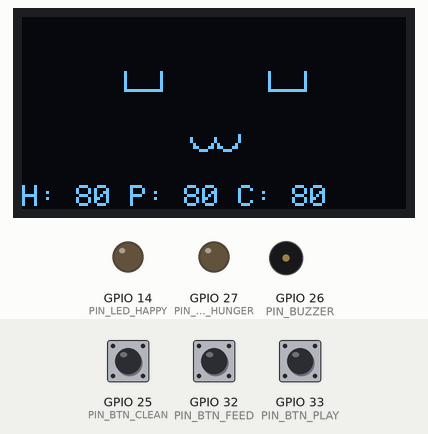
Recording of a program running on a simulated ESP32. Parts: 128×64 one-colour display, output pins drawn as LEDs (lit = HIGH), buzzer (waves = sounding). The test bench sets the inputs (shaded band); at power-on: GPIO 25 (PIN_BTN_CLEAN) HIGH, GPIO 32 (PIN_BTN_FEED) HIGH, GPIO 33 (PIN_BTN_PLAY) HIGH.

Above: at 1.2 s.
1.3 s: GPIO 25 (PIN_BTN_CLEAN) pulled LOW for 0.15 s
At 3.6 s:
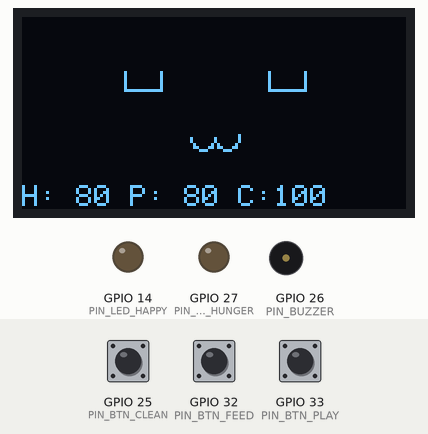
4.4 s: GPIO 32 (PIN_BTN_FEED) pulled LOW for 0.15 s
At 5.7 s:
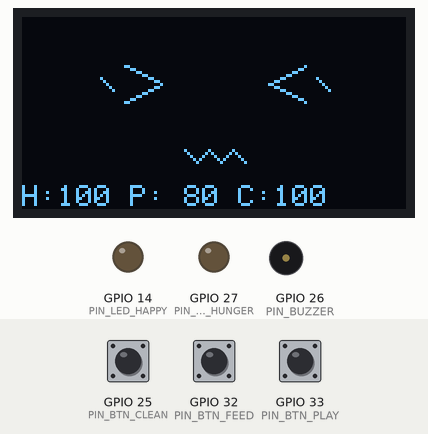
7.5 s: GPIO 33 (PIN_BTN_PLAY) pulled LOW for 0.15 s
At 8.7 s:
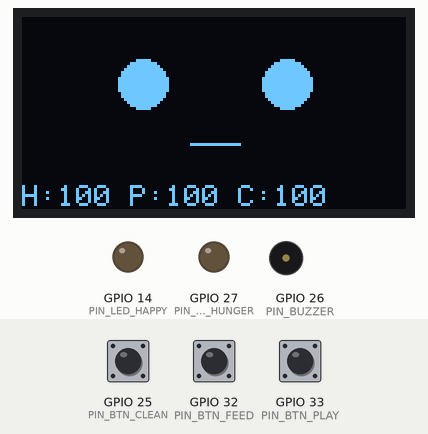
10.6 s: GPIO 25 (PIN_BTN_CLEAN) pulled LOW for 1 s
At 11.6 s:
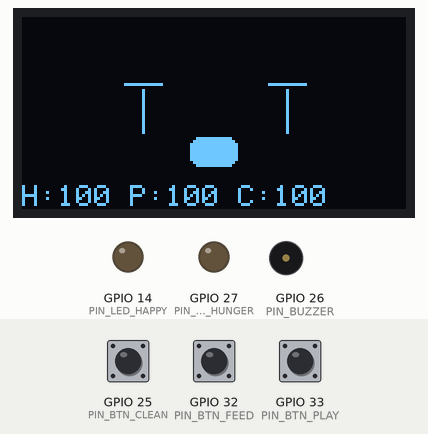
13.1 s: GPIO 32 (PIN_BTN_FEED) pulled LOW for 1 s
At 13.9 s:
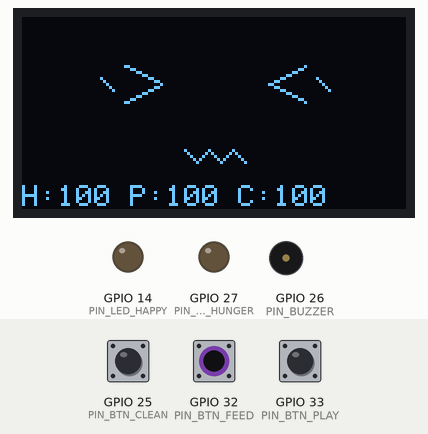
15.6 s: GPIO 33 (PIN_BTN_PLAY) pulled LOW for 1 s
At 18.6 s:
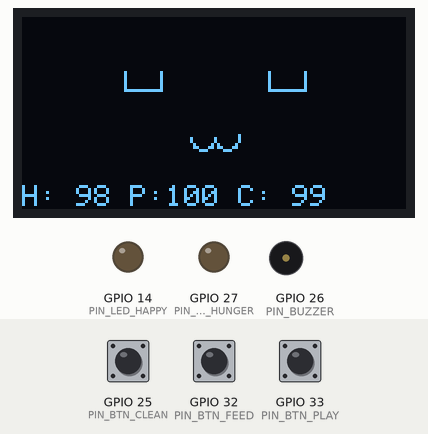
Timing chart, 0 to 19.1 s (numbered marks = the images above; inputs shaded):
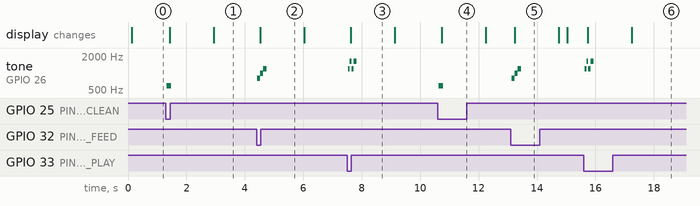

Measured:
- after the input at 1.3 s, tone on GPIO 26 (PIN_BUZZER): silent → 600 Hz at once, → silent 0.15 s later; the display: first changes after 0.13 s (image 1 shows a later state)
- after the input at 4.4 s, tone on GPIO 26 (PIN_BUZZER): silent → 800 Hz at once, → 1000 Hz 0.10 s later, → 1200 Hz 0.10 s later, → silent 0.12 s later; the display: changes after 0.13 s (image 2)
- after the input at 7.5 s, tone on GPIO 26 (PIN_BUZZER): plays 1200 Hz for 0.06 s, 1600 Hz for 0.06 s, 1200 Hz for 0.08 s, 1600 Hz for 0.10 s, starting at once; the display: changes after 0.13 s (image 3)
- after the input at 10.6 s, tone on GPIO 26 (PIN_BUZZER): silent → 600 Hz at once, → silent 0.15 s later; the display: changes after 0.14 s (image 4)
- after the input at 13.1 s, tone on GPIO 26 (PIN_BUZZER): silent → 800 Hz at once, → 1000 Hz 0.10 s later, → 1200 Hz 0.10 s later, → silent 0.12 s later; the display: changes after 0.14 s (image 5)
- after the input at 15.6 s, tone on GPIO 26 (PIN_BUZZER): plays 1200 Hz for 0.06 s, 1600 Hz for 0.06 s, 1200 Hz for 0.08 s, 1600 Hz for 0.10 s, starting at once; the display: first changes after 0.14 s (image 6 shows a later state)

The program:

main.cpp
```cpp
#include <Arduino.h>
#include <Wire.h>
#include <Adafruit_GFX.h>
#include <Adafruit_SSD1306.h>

//pin map
constexpr uint8_t PIN_SDA = 21;
constexpr uint8_t PIN_SCL = 22;

constexpr uint8_t PIN_BTN_FEED  = 32;
constexpr uint8_t PIN_BTN_PLAY  = 33;
constexpr uint8_t PIN_BTN_CLEAN = 25;

constexpr uint8_t PIN_BUZZER = 26;

// (single-color LEDs: long leg/anode -> resistor -> GPIO, short leg/cathode -> GND)
constexpr uint8_t PIN_LED_HUNGER = 27;
constexpr uint8_t PIN_LED_HAPPY  = 14;

// display
constexpr uint8_t SCREEN_WIDTH  = 128;
constexpr uint8_t SCREEN_HEIGHT = 64;
Adafruit_SSD1306 display(SCREEN_WIDTH, SCREEN_HEIGHT, &Wire, -1);

// debounced button
class Button {
public:
    explicit Button(uint8_t pin) : pin_(pin) {}

    void begin() { pinMode(pin_, INPUT_PULLUP); }

    // Returns true exactly once per physical press (rising edge after debounce)
    bool pressed() {
        bool raw = digitalRead(pin_) == LOW; // active-low (pulled up, button -> GND)
        unsigned long now = millis();

        if (raw != lastRaw_) {
            lastChangeMs_ = now;
            lastRaw_ = raw;
        }

        if ((now - lastChangeMs_) > kDebounceMs_ && raw != stable_) {
            stable_ = raw;
            if (stable_) return true; // just became pressed
        }
        return false;
    }

private:
    uint8_t pin_;
    bool lastRaw_ = false;
    bool stable_ = false;
    unsigned long lastChangeMs_ = 0;
    static constexpr unsigned long kDebounceMs_ = 30;
};

// buzzer
struct Note { uint16_t freq; uint16_t durationMs; };

class SoundPlayer {
public:
    void begin(uint8_t pin) { pin_ = pin; }

    void play(const Note* seq, uint8_t len) {
        seq_ = seq;
        len_ = len;
        idx_ = 0;
        noteStartMs_ = millis();
        active_ = true;
        startNote(seq_[0]);
    }

    void update() {
        if (!active_) return;
        if (millis() - noteStartMs_ >= seq_[idx_].durationMs) {
            idx_++;
            if (idx_ >= len_) {
                noTone(pin_);
                active_ = false;
                return;
            }
            noteStartMs_ = millis();
            startNote(seq_[idx_]);
        }
    }

    bool busy() const { return active_; }

private:
    void startNote(const Note& n) {
        if (n.freq == 0) noTone(pin_);
        else tone(pin_, n.freq);
    }

    uint8_t pin_ = 0;
    const Note* seq_ = nullptr;
    uint8_t len_ = 0, idx_ = 0;
    unsigned long noteStartMs_ = 0;
    bool active_ = false;
};

// jingles for each event
const Note kFeedTune[]    = {{800, 80}, {1000, 80}, {1200, 120}};
const Note kPlayTune[]    = {{1200, 60}, {1600, 60}, {1200, 60}, {1600, 100}};
const Note kCleanTune[]   = {{600, 150}};
const Note kWarningTune[] = {{300, 120}, {0, 80}, {300, 120}};

// stats and mood
enum class Mood { HAPPY, NEUTRAL, SAD, SLEEPY, EXCITED, EATING, KAWAII, CRYING, TEARS };

class Pet {
public:
    void update(unsigned long nowMs) {
        // decay stats once per tick interval
        if (nowMs - lastDecayMs_ >= kDecayIntervalMs_) {
            lastDecayMs_ = nowMs;
            hunger_     = clamp(hunger_ - 2);
            happiness_  = clamp(happiness_ - 1);
            cleanliness_ = clamp(cleanliness_ - 1);
        }

        // timed reactions (feed/play/eat animations) expire on their own
        if (reactionUntilMs_ && nowMs > reactionUntilMs_) {
            reactionUntilMs_ = 0;
        }
    }

    void feed()  { hunger_ = clamp(hunger_ + 25);      react(Mood::KAWAII, 1500); touch(); }
    void play()  { happiness_ = clamp(happiness_ + 20); energy_ = clamp(energy_ - 10); react(Mood::CRYING, 1500); touch(); }
    void clean() { cleanliness_ = clamp(cleanliness_ + 30); react(Mood::TEARS, 1500); touch(); }

    Mood mood() const {
        if (reactionUntilMs_) return reaction_;
        if (millis() - lastInteractionMs_ > kIdleSleepMs_ && averageStat() > 40) return Mood::SLEEPY;
        if (averageStat() < 30) return Mood::SAD;
        if (averageStat() > 75) return Mood::HAPPY;
        return Mood::NEUTRAL;
    }

    uint8_t hunger() const { return hunger_; }
    uint8_t happiness() const { return happiness_; }
    uint8_t cleanliness() const { return cleanliness_; }

private:
    static uint8_t clamp(int v) { return static_cast<uint8_t>(constrain(v, 0, 100)); }
    uint8_t averageStat() const { return (hunger_ + happiness_ + cleanliness_) / 3; }

    void react(Mood m, unsigned long durationMs) {
        reaction_ = m;
        reactionUntilMs_ = millis() + durationMs;
    }

    void touch() { lastInteractionMs_ = millis(); } // any feed/play/clean counts as "attention"

    uint8_t hunger_ = 80, happiness_ = 80, cleanliness_ = 80, energy_ = 80;

    Mood reaction_ = Mood::NEUTRAL;
    unsigned long reactionUntilMs_ = 0;

    unsigned long lastDecayMs_ = 0;
    static constexpr unsigned long kDecayIntervalMs_ = 15000; // stat tick every 15s

    unsigned long lastInteractionMs_ = 0;
    static constexpr unsigned long kIdleSleepMs_ = 60000; // no interaction for 60s -> sleepy
};

//globals
Pet pet;
Button btnFeed(PIN_BTN_FEED), btnPlay(PIN_BTN_PLAY), btnClean(PIN_BTN_CLEAN);
SoundPlayer buzzer;

unsigned long lastWarningMs = 0;
constexpr unsigned long kWarningCooldownMs = 10000; // don't nag more than every 10s

unsigned long lastDrawMs = 0;
constexpr unsigned long kDrawIntervalMs = 100; // ~10fps is plenty for a face

// interface
void drawFace(Mood m) {
    display.clearDisplay();

    const int eyeY = 22;
    const int leftX = 40, rightX = 88;
    const int eyeR = 8;

    switch (m) {
        case Mood::HAPPY:
            display.drawLine(leftX - 6, eyeY - 4, leftX - 6, eyeY + 2, SSD1306_WHITE);
            display.drawLine(leftX - 6, eyeY + 2, leftX + 6, eyeY + 2, SSD1306_WHITE);
            display.drawLine(leftX + 6, eyeY + 2, leftX + 6, eyeY - 4, SSD1306_WHITE);

            display.drawLine(rightX - 6, eyeY - 4, rightX - 6, eyeY + 2, SSD1306_WHITE);
            display.drawLine(rightX - 6, eyeY + 2, rightX + 6, eyeY + 2, SSD1306_WHITE);
            display.drawLine(rightX + 6, eyeY + 2, rightX + 6, eyeY - 4, SSD1306_WHITE);

            display.drawCircle(60, 40, 4, SSD1306_WHITE);
            display.drawCircle(68, 40, 4, SSD1306_WHITE);
            display.fillRect(56, 34, 16, 6, SSD1306_BLACK);
            break;
        case Mood::EXCITED:
            display.fillCircle(leftX, eyeY, eyeR, SSD1306_WHITE);
            display.fillCircle(rightX, eyeY, eyeR, SSD1306_WHITE);
            display.drawCircle(64, 42, 10, SSD1306_WHITE);
            break;
        case Mood::EATING:
            // .·°՞(˃ ᗝ ˂)՞°·. -- excited chevron eyes, round "o" mouth, sparkles framing the face
            display.drawLine(leftX - 6, eyeY - 6, leftX + 6, eyeY, SSD1306_WHITE);
            display.drawLine(leftX + 6, eyeY, leftX - 6, eyeY + 6, SSD1306_WHITE);
            display.drawLine(rightX + 6, eyeY - 6, rightX - 6, eyeY, SSD1306_WHITE);
            display.drawLine(rightX - 6, eyeY, rightX + 6, eyeY + 6, SSD1306_WHITE);
            display.drawCircle(64, 45, 5, SSD1306_WHITE); // "ᗝ" round open mouth
            // sparkle marks framing the corners
            display.drawLine(14, 4, 18, 4, SSD1306_WHITE);
            display.drawLine(16, 2, 16, 6, SSD1306_WHITE);
            display.drawLine(110, 4, 114, 4, SSD1306_WHITE);
            display.drawLine(112, 2, 112, 6, SSD1306_WHITE);
            display.drawLine(18, 48, 22, 48, SSD1306_WHITE);
            display.drawLine(20, 46, 20, 50, SSD1306_WHITE);
            display.drawLine(106, 48, 110, 48, SSD1306_WHITE);
            display.drawLine(108, 46, 108, 50, SSD1306_WHITE);
            break;
        case Mood::SLEEPY:
            display.drawLine(leftX - 8, eyeY, leftX + 8, eyeY, SSD1306_WHITE); // closed eyes
            display.drawLine(rightX - 8, eyeY, rightX + 8, eyeY, SSD1306_WHITE);
            display.setCursor(96, 8);
            display.print("z");
            break;
        case Mood::KAWAII:
            display.drawLine(leftX - 6, eyeY - 6, leftX + 6, eyeY, SSD1306_WHITE);
            display.drawLine(leftX + 6, eyeY, leftX - 6, eyeY + 6, SSD1306_WHITE);
            display.drawLine(rightX + 6, eyeY - 6, rightX - 6, eyeY, SSD1306_WHITE);
            display.drawLine(rightX - 6, eyeY, rightX + 6, eyeY + 6, SSD1306_WHITE);
            display.drawLine(54, 44, 58, 48, SSD1306_WHITE);
            display.drawLine(58, 48, 62, 44, SSD1306_WHITE);
            display.drawLine(62, 44, 66, 48, SSD1306_WHITE);
            display.drawLine(66, 48, 70, 44, SSD1306_WHITE);
            display.drawLine(70, 44, 74, 48, SSD1306_WHITE);

            display.drawLine(leftX - 14, eyeY - 2, leftX - 10, eyeY + 2, SSD1306_WHITE);
            display.drawLine(rightX + 10, eyeY - 2, rightX + 14, eyeY + 2, SSD1306_WHITE);
            break;
        case Mood::TEARS:
            display.drawLine(leftX - 6, eyeY, leftX + 6, eyeY, SSD1306_WHITE);
            display.drawLine(rightX - 6, eyeY, rightX + 6, eyeY, SSD1306_WHITE);
            display.drawLine(leftX, eyeY + 2, leftX, eyeY + 16, SSD1306_WHITE);
            display.drawLine(rightX, eyeY + 2, rightX, eyeY + 16, SSD1306_WHITE);
            display.fillRoundRect(56, 40, 16, 10, 3, SSD1306_WHITE);
            break;
        case Mood::NEUTRAL:
        default:
            display.fillCircle(leftX, eyeY, eyeR, SSD1306_WHITE);
            display.fillCircle(rightX, eyeY, eyeR, SSD1306_WHITE);
            display.drawLine(56, 42, 72, 42, SSD1306_WHITE);
            break;
    }

    // stat bar at bottom
    display.setTextSize(1);
    display.setCursor(0, 56);
    display.printf("H:%3d P:%3d C:%3d", pet.hunger(), pet.happiness(), pet.cleanliness());

    display.display();
}

void setLedsForStats() {
    constexpr uint8_t kLowThreshold = 30; // below this, the stat "needs attention"
    digitalWrite(PIN_LED_HUNGER, pet.hunger()    < kLowThreshold ? HIGH : LOW);
    digitalWrite(PIN_LED_HAPPY,  pet.happiness() < kLowThreshold ? HIGH : LOW);
}

void setup() {
    Serial.begin(115200);

    Wire.begin(PIN_SDA, PIN_SCL);
    btnFeed.begin();
    btnPlay.begin();
    btnClean.begin();
    pinMode(PIN_LED_HUNGER, OUTPUT);
    pinMode(PIN_LED_HAPPY, OUTPUT);
    buzzer.begin(PIN_BUZZER);

    if (!display.begin(SSD1306_SWITCHCAPVCC, 0x3C)) {
        Serial.println("SSD1306 init failed -- check wiring/address");
        while (true) delay(1000);
    }
    display.clearDisplay();
    display.display();
}

void loop() {
    unsigned long now = millis();

    // buttons
    // Sound-triggering lives here in main.cpp, not inside Pet -- Pet just
    // tracks stats and doesn't need to know hardware (buzzer/LED) exists.
    if (btnFeed.pressed())  { pet.feed();  buzzer.play(kFeedTune, 3); }
    if (btnPlay.pressed())  { pet.play();  buzzer.play(kPlayTune, 4); }
    if (btnClean.pressed()) { pet.clean(); buzzer.play(kCleanTune, 1); }

    pet.update(now);

    // low-stat warning beep
    bool needsAttention = pet.hunger() < 20 || pet.happiness() < 20 || pet.cleanliness() < 20;
    if (needsAttention && !buzzer.busy() && (now - lastWarningMs) >= kWarningCooldownMs) {
        lastWarningMs = now;
        buzzer.play(kWarningTune, 3);
    }

    // sound tick
    buzzer.update();

    // render
    if (now - lastDrawMs >= kDrawIntervalMs) {
        lastDrawMs = now;
        drawFace(pet.mood());
        setLedsForStats();
    }
}
```
